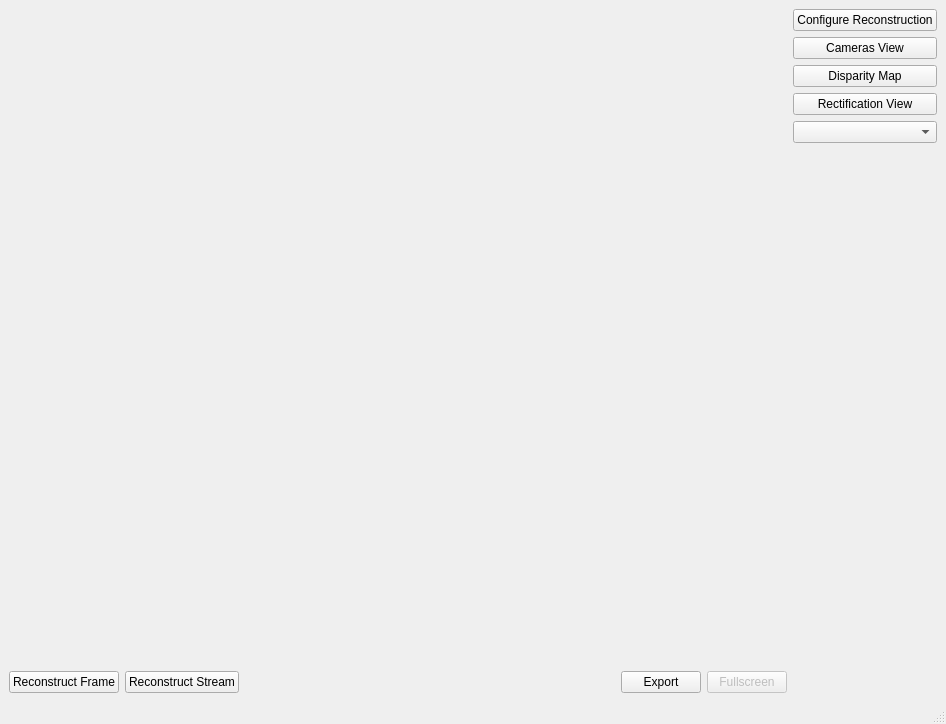
<?xml version="1.0" encoding="UTF-8"?>
<ui version="4.0">
 <class>MainWindow</class>
 <widget class="QMainWindow" name="MainWindow">
  <property name="geometry">
   <rect>
    <x>0</x>
    <y>0</y>
    <width>946</width>
    <height>724</height>
   </rect>
  </property>
  <property name="windowTitle">
   <string>ThunderVision</string>
  </property>
  <property name="windowIcon">
   <iconset resource="../resources.qrc">
    <normaloff>:/imgs/thunder.png</normaloff>:/imgs/thunder.png</iconset>
  </property>
  <widget class="QWidget" name="centralwidget">
   <layout class="QHBoxLayout" name="horizontalLayout_4">
    <item>
     <layout class="QVBoxLayout" name="verticalLayout">
      <item>
       <layout class="QGridLayout" name="layReproj">
        <item row="0" column="0">
         <spacer name="verticalSpacer">
          <property name="orientation">
           <enum>Qt::Vertical</enum>
          </property>
          <property name="sizeHint" stdset="0">
           <size>
            <width>20</width>
            <height>40</height>
           </size>
          </property>
         </spacer>
        </item>
       </layout>
      </item>
      <item>
       <layout class="QVBoxLayout" name="verticalLayout_3">
        <item>
         <layout class="QHBoxLayout" name="horizontalLayout_3">
          <item>
           <widget class="QPushButton" name="pbReconstFrame">
            <property name="text">
             <string>Reconstruct Frame</string>
            </property>
            <property name="icon">
             <iconset resource="../resources.qrc">
              <normaloff>:/imgs/step.png</normaloff>:/imgs/step.png</iconset>
            </property>
            <property name="iconSize">
             <size>
              <width>32</width>
              <height>32</height>
             </size>
            </property>
           </widget>
          </item>
          <item>
           <widget class="QPushButton" name="pbReconstStream">
            <property name="text">
             <string>Reconstruct Stream</string>
            </property>
            <property name="icon">
             <iconset resource="../resources.qrc">
              <normaloff>:/imgs/play.png</normaloff>:/imgs/play.png</iconset>
            </property>
            <property name="iconSize">
             <size>
              <width>32</width>
              <height>32</height>
             </size>
            </property>
           </widget>
          </item>
          <item>
           <spacer name="horizontalSpacer">
            <property name="orientation">
             <enum>Qt::Horizontal</enum>
            </property>
            <property name="sizeHint" stdset="0">
             <size>
              <width>40</width>
              <height>20</height>
             </size>
            </property>
           </spacer>
          </item>
          <item>
           <widget class="QPushButton" name="pbExport">
            <property name="text">
             <string>Export</string>
            </property>
            <property name="icon">
             <iconset resource="../resources.qrc">
              <normaloff>:/imgs/save.png</normaloff>:/imgs/save.png</iconset>
            </property>
            <property name="iconSize">
             <size>
              <width>32</width>
              <height>32</height>
             </size>
            </property>
           </widget>
          </item>
          <item>
           <widget class="QPushButton" name="pbFullscreen">
            <property name="enabled">
             <bool>false</bool>
            </property>
            <property name="text">
             <string>Fullscreen</string>
            </property>
            <property name="icon">
             <iconset resource="../resources.qrc">
              <normaloff>:/imgs/fullscreen.png</normaloff>:/imgs/fullscreen.png</iconset>
            </property>
            <property name="iconSize">
             <size>
              <width>32</width>
              <height>32</height>
             </size>
            </property>
           </widget>
          </item>
         </layout>
        </item>
       </layout>
      </item>
     </layout>
    </item>
    <item>
     <layout class="QVBoxLayout" name="verticalLayout_4">
      <item>
       <widget class="QPushButton" name="pbConfigReconst">
        <property name="text">
         <string>Configure Reconstruction</string>
        </property>
       </widget>
      </item>
      <item>
       <widget class="QPushButton" name="pbCamerasView">
        <property name="text">
         <string>Cameras View</string>
        </property>
       </widget>
      </item>
      <item>
       <widget class="QPushButton" name="pbDisparityMap">
        <property name="text">
         <string>Disparity Map</string>
        </property>
       </widget>
      </item>
      <item>
       <widget class="QPushButton" name="pbRectification">
        <property name="text">
         <string>Rectification View</string>
        </property>
       </widget>
      </item>
      <item>
       <widget class="QComboBox" name="comboBox"/>
      </item>
      <item>
       <spacer name="verticalSpacer_2">
        <property name="orientation">
         <enum>Qt::Vertical</enum>
        </property>
        <property name="sizeHint" stdset="0">
         <size>
          <width>20</width>
          <height>40</height>
         </size>
        </property>
       </spacer>
      </item>
     </layout>
    </item>
   </layout>
  </widget>
  <widget class="QMenuBar" name="menubar">
   <property name="geometry">
    <rect>
     <x>0</x>
     <y>0</y>
     <width>946</width>
     <height>25</height>
    </rect>
   </property>
  </widget>
  <widget class="QStatusBar" name="statusbar"/>
 </widget>
 <resources>
  <include location="../resources.qrc"/>
 </resources>
 <connections/>
</ui>
